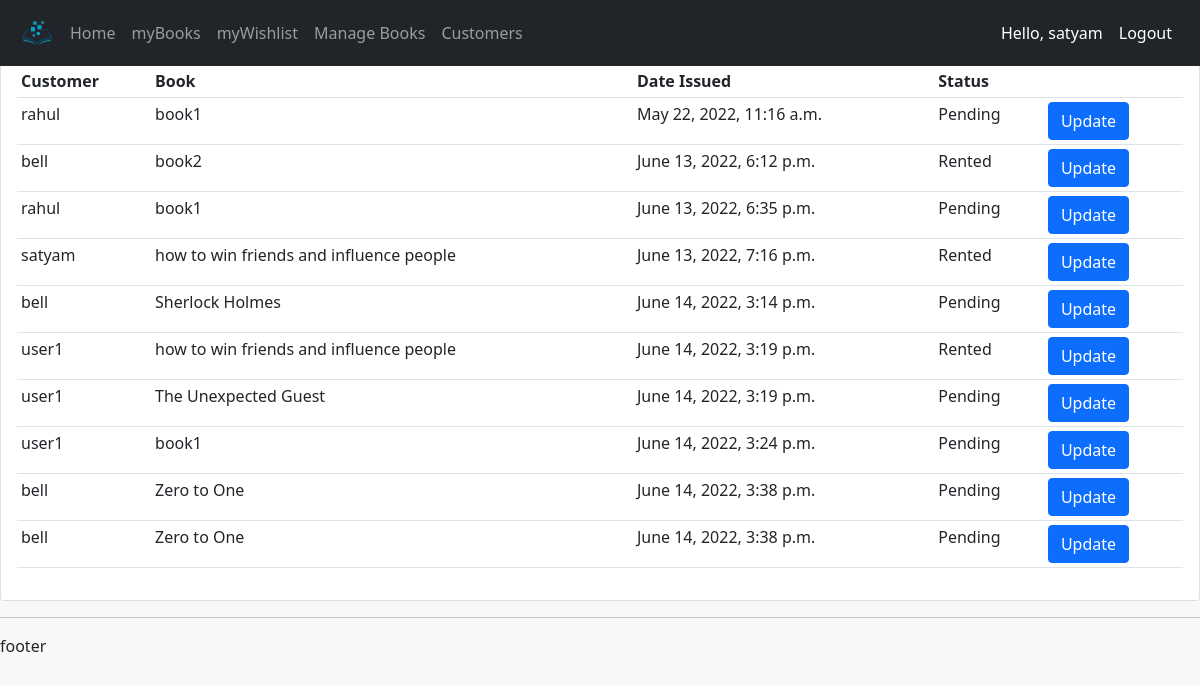
The page /customers/ (signed in) on the database as committed earlier.
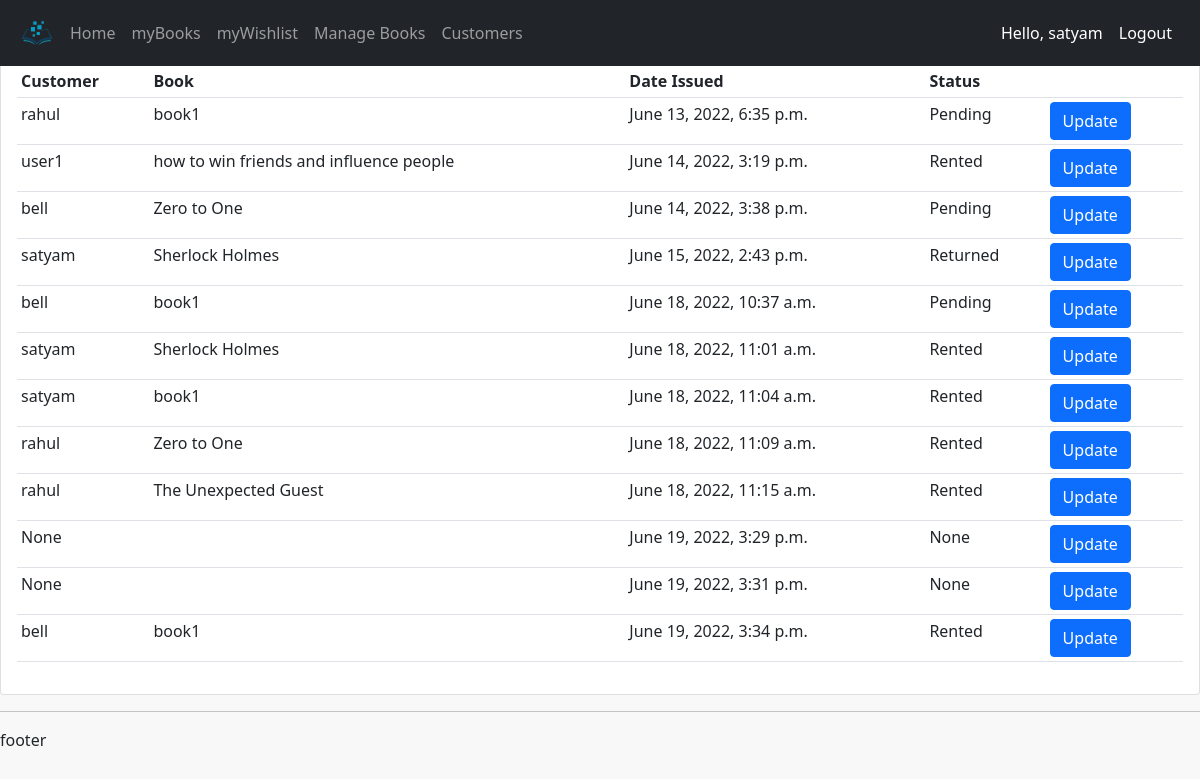
The same page on the database as committed later.
### accounts/models.py (models this page shows, shortened)
class Order(models.Model):
    STATUS=(('Rented','Rented'),('Pending','Pending'),('Returned','Returned'))
    user=models.ForeignKey(User,on_delete=models.CASCADE,null=True)
    book=models.ForeignKey(Book, max_length=200, on_delete=models.SET_NULL,null=True)
    status=models.CharField(max_length=200, null=True,choices=STATUS)
    datecreated=models.DateTimeField(auto_now_add=True, null=True)

class Book(models.Model):
    name=models.CharField(max_length=200, null= True)
    category=models.ForeignKey(Category,on_delete=models.CASCADE,max_length=200,null=True)
    author=models.CharField(max_length=200,null=True)
    description=models.TextField(max_length=500,null=True)
    image=models.ImageField(default='defaultbook.png',null=True,blank=True)

### accounts/decorators.py (the view)
        def wrap_func(request,*args, **kwargs):
            group=None
            if request.user.groups.exists():
                group=request.user.groups.all()[0].name
            if group in allowed_roles:
                return view_func(request,*args, **kwargs)
            else:
                return HttpResponse("not authorized")

### accounts/views.py (called while the page is built)
@login_required(login_url='login')
@allowedUsers(['admin'])
def customers(request):
    orders=Order.objects.all()
    context={'orders':orders}
    return render(request, 'accounts/customers.html',context)

### accounts/templates/accounts/customers.html
{% extends 'accounts/main.html' %} {% block content %}
<br />
<br />
<div class="row">
  <div class="col-md">
    <div class="card card-body">
      <table class="table table-sm">
        <tr>
          <th>Customer</th>
          <th>Book</th>
          <th>Date Issued</th>
          <th>Status</th>
          <th></th>
        </tr>
        {% for i in orders %}
        <tr>
          <td>{{i.user}}</td>
          <td>{{i.book.name}}</td>
          <td>{{i.datecreated}}</td>
          <td>{{i.status}}</td>
          <td>
            <a href="{% url 'updateorder' i.id %}" class="btn btn-primary" >Update</a>
          </td>
        </tr>
        {% endfor %}
      </table>
    </div>
  </div>
</div>
{% endblock %}

Rows that differ between the two databases and show on the page:
removed Order: user "rahul", book.name "book1", datecreated "May 22, 2022, 11:16 a.m.", status "Pending"
removed Order: user "bell", book.name "book2", datecreated "June 13, 2022, 6:12 p.m.", status "Rented"
removed Order: user "satyam", book.name "how to win friends and influence people", datecreated "June 13, 2022, 7:16 p.m.", status "Rented"
removed Order: user "bell", book.name "Sherlock Holmes", datecreated "June 14, 2022, 3:14 p.m.", status "Pending"
removed Order: user "user1", book.name "The Unexpected Guest", datecreated "June 14, 2022, 3:19 p.m.", status "Pending"
removed Order: user "user1", book.name "book1", datecreated "June 14, 2022, 3:24 p.m.", status "Pending"
removed Order: user "bell", book.name "Zero to One", datecreated "June 14, 2022, 3:38 p.m.", status "Pending"
added Order: user "satyam", book.name "Sherlock Holmes", datecreated "June 15, 2022, 2:43 p.m.", status "Returned"
added Order: user "bell", book.name "book1", datecreated "June 18, 2022, 10:37 a.m.", status "Pending"
added Order: user "satyam", book.name "Sherlock Holmes", datecreated "June 18, 2022, 11:01 a.m.", status "Rented"
added Order: user "satyam", book.name "book1", datecreated "June 18, 2022, 11:04 a.m.", status "Rented"
added Order: user "rahul", book.name "Zero to One", datecreated "June 18, 2022, 11:09 a.m.", status "Rented"
added Order: user "rahul", book.name "The Unexpected Guest", datecreated "June 18, 2022, 11:15 a.m.", status "Rented"
added Order: user "None", datecreated "June 19, 2022, 3:29 p.m.", status "None"
added Order: user "None", datecreated "June 19, 2022, 3:31 p.m.", status "None"
added Order: user "bell", book.name "book1", datecreated "June 19, 2022, 3:34 p.m.", status "Rented"
